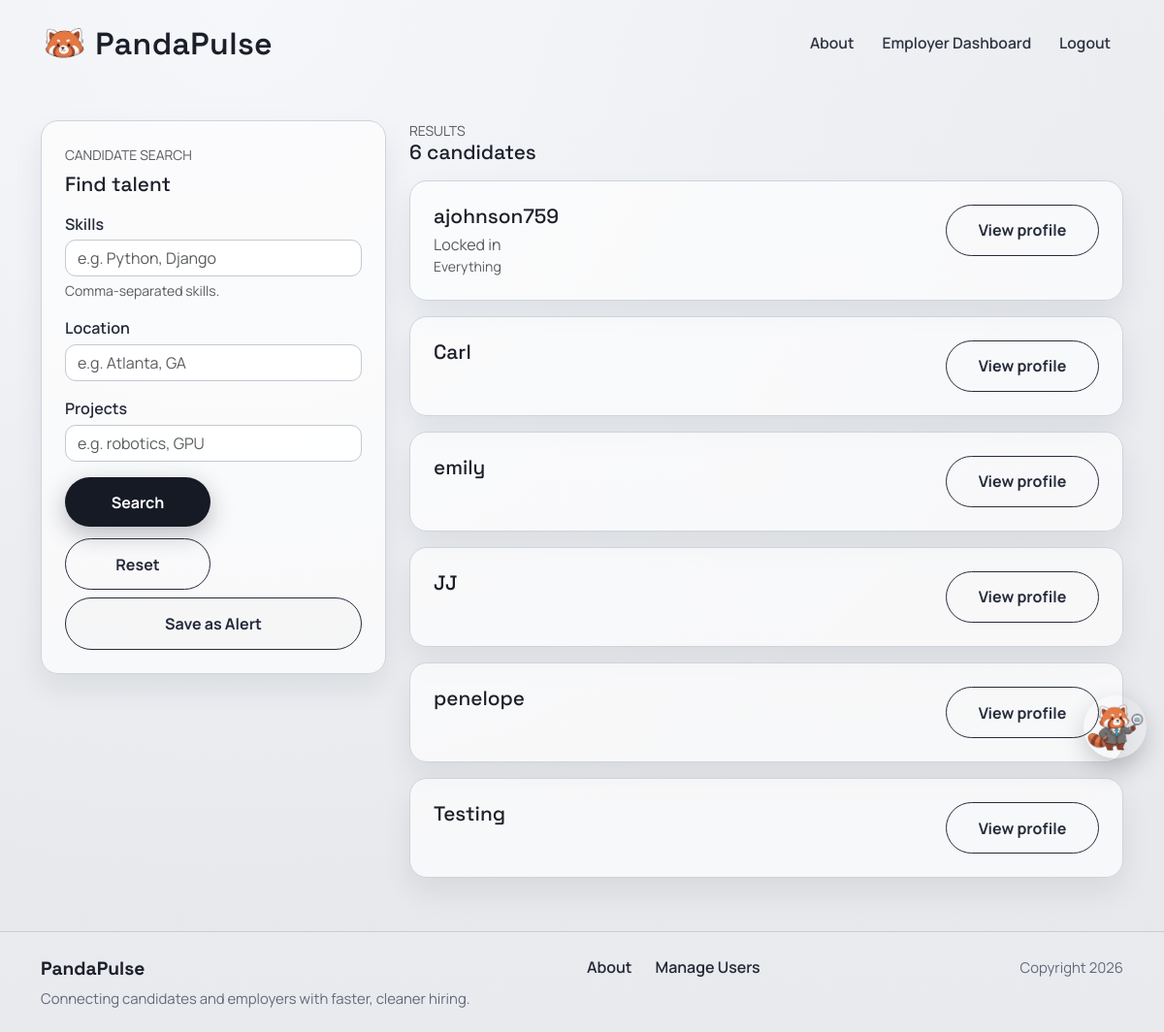
Page /accounts/candidates/ (signed in) on the earlier database version.
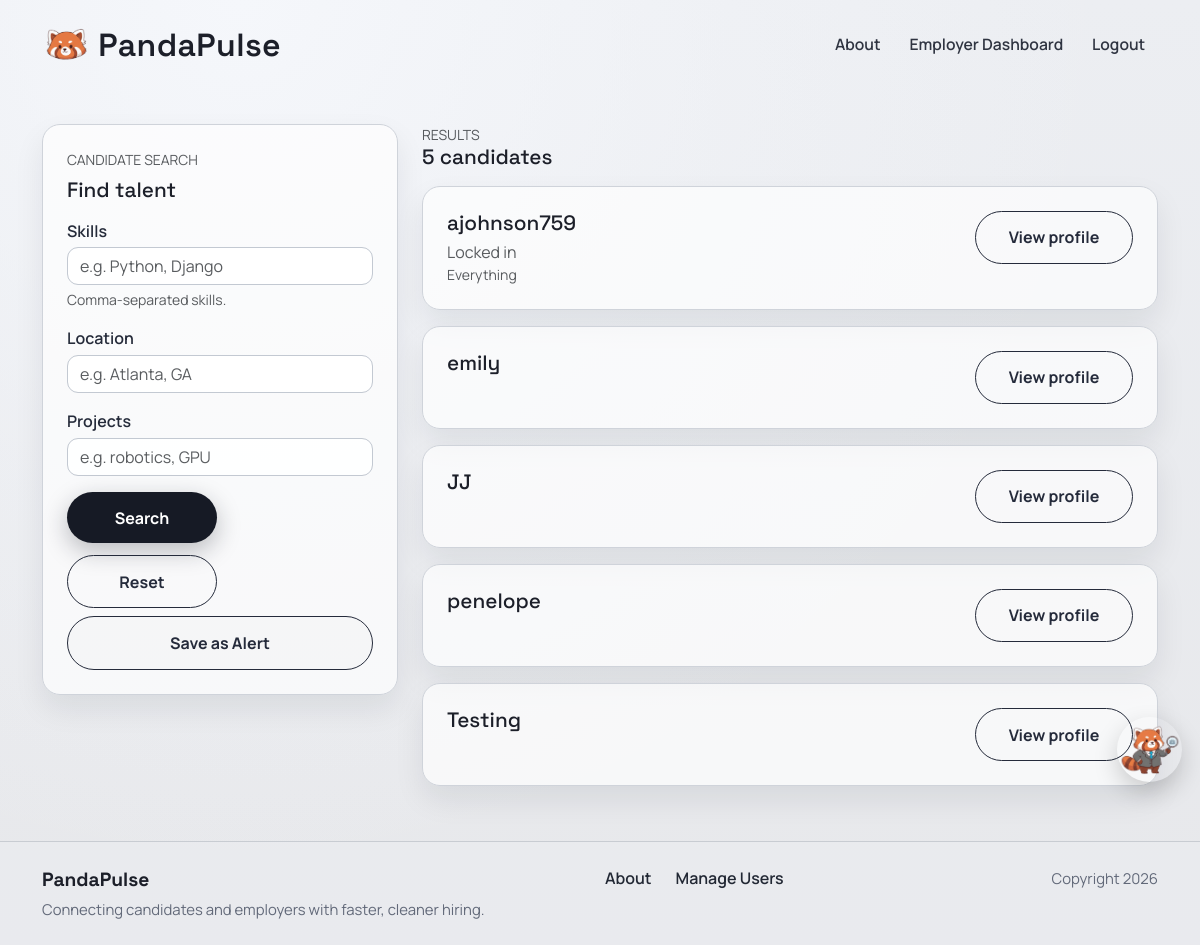
Same page on the later database version.
### accounts/models.py (models this page shows, shortened)
class Profile(models.Model):
    class AccountType(models.TextChoices):
        APPLICANT = "APPLICANT", "Job Applicant"
        EMPLOYER = "EMPLOYER", "Employer"
    user = models.OneToOneField(settings.AUTH_USER_MODEL, on_delete=models.CASCADE, related_name="profile")
    account_type = models.CharField(
        max_length=20,
        choices=AccountType.choices,
        default=AccountType.APPLICANT
    )
    profile_picture = models.ImageField(
        upload_to="profile_pics/",
        blank=True,
        null=True
    )
    headline = models.CharField(max_length=120, blank=True)
    skills = models.CharField(max_length=300, blank=True)
    education = models.TextField(blank=True)
    work_experience = models.TextField(blank=True)
    location = models.CharField(max_length=120, blank=True)
    projects = models.TextField(blank=True)
    company_name = models.CharField(max_length=120, blank=True)
    company_website = models.URLField(blank=True)
    company_description = models.TextField(blank=True)
    visible_to_recruiters = models.BooleanField(
        default=True,
        help_text="Allow recruiters to view your profile."
    )
    show_headline = models.BooleanField(default=True)
    show_skills = models.BooleanField(default=True)
    show_education = models.BooleanField(default=True)
    show_work_experience = models.BooleanField(default=True)
    show_links = models.BooleanField(default=True)
    hide_email_from_employers = models.BooleanField(default=False)
    created_at = models.DateTimeField(auto_now_add=True)
    @property
    def location_city_state(self):
        raw = (self.location or "").strip()
        if not raw:
            return ""

### accounts/views.py (the view)
# urls.py: path("candidates/", views.candidate_search, name="accounts.candidate_search"),
@login_required
def candidate_search(request):
    if not _is_employer(request.user):
        return HttpResponseForbidden("Only employers can access candidate search.")
    qs = Profile.objects.filter(
        account_type=Profile.AccountType.APPLICANT,
        visible_to_recruiters=True,
    ).select_related("user").order_by("user__username")
    skills = request.GET.get("skills", "").strip()
    location = request.GET.get("location", "").strip()
    projects = request.GET.get("projects", "").strip()
    if skills:
        for t in [t.strip() for t in skills.split(",") if t.strip()]:
            qs = qs.filter(skills__icontains=t)
    if location:
        qs = qs.filter(location__icontains=location)
    if projects:
        qs = qs.filter(Q(projects__icontains=projects) | Q(headline__icontains=projects))
    candidates = list(qs)
    def _skill_set(raw_value):
        if not raw_value:
            return set()
        return {token.strip().lower() for token in raw_value.split(",") if token.strip()}
    employer_jobs = list(
        JobPost.objects.filter(owner=request.user)
        .only("title", "skills", "created_at")
        .order_by("-created_at")
    )
    job_skill_sets = [(job, _skill_set(job.skills)) for job in employer_jobs]
    for candidate in candidates:
        best_job = None
        best_score = 0
        candidate_skills = _skill_set(candidate.skills)
        for job, job_skills in job_skill_sets:
            score = len(candidate_skills.intersection(job_skills))
            if score > best_score:
                best_job = job
                best_score = score
        candidate.has_skill_match = best_job is not None
        candidate.matched_job_title = best_job.title if best_job else ""
    candidates.sort(key=lambda c: (not c.has_skill_match, c.user.username.lower()))
    return render(
        request,
        "accounts/candidate_search.html",
        {"template_data": {"title": "Candidate Search", "candidates": candidates, "filters": {"skills": skills, "location": location, "projects": projects}}},
    )

### accounts/context_processors.py (called while the page is built)
def can_post_job(request):
    if not request.user.is_authenticated:
        return {"can_post_job": False}
    is_employer = Profile.objects.filter(
        user=request.user,
        account_type=Profile.AccountType.EMPLOYER,
    ).exists()
    return {"can_post_job": is_employer}

### accounts/views.py (called while the page is built)
def _is_employer(user):
    return Profile.objects.filter(
        user=user,
        account_type=Profile.AccountType.EMPLOYER,
    ).exists()

### accounts/templates/accounts/candidate_search.html (shortened to what this page needs)
{% extends 'base.html' %}
{% block content %}
<section class="page-shell">
  <div class="container">
    <div class="row g-4">
      <div class="col-lg-4">
        <div class="surface-card">
          <div class="text-uppercase text-muted small mb-2">Candidate search</div>
          <h2 class="surface-title mb-3">Find talent</h2>
          <form method="get" id="searchForm" class="vstack gap-3">
            <div>
              <label class="form-label">Skills</label>
              <input type="text" name="skills" class="form-control" placeholder="e.g. Python, Django" value="{{ template_data.filters.skills }}">
              <div class="form-text">Comma-separated skills.</div>
            </div>
            <div>
              <label class="form-label">Location</label>
              <input type="text" name="location" class="form-control" placeholder="e.g. Atlanta, GA" value="{{ template_data.filters.location }}">
            </div>
            <div>
              <label class="form-label">Projects</label>
              <input type="text" name="projects" class="form-control" placeholder="e.g. robotics, GPU" value="{{ template_data.filters.projects }}">
            </div>
            <div class="vstack gap-2">
              <div class="form-actions">
                <button type="submit" class="primary-btn border-0">Search</button>
                <a href="{% url 'accounts.candidate_search' %}" class="secondary-btn">Reset</a>
              </div>
              <button type="button" id="saveAlertTrigger" class="secondary-btn w-100" data-bs-toggle="modal" data-bs-target="#saveSearchModal">
                Save as Alert
              </button>
            </div>
          </form>
        </div>
      </div>
      <div class="col-lg-8">
        <div class="d-flex align-items-center justify-content-between mb-3">
          <div>
            <div class="text-uppercase text-muted small">Results</div>
            <h3 class="surface-title mb-0">{{ template_data.candidates|length }} candidates</h3>
          </div>
        </div>
        {% if template_data.candidates %}
          <div class="vstack gap-3">
            {% for p in template_data.candidates %}
              <div class="surface-card">
                <div class="d-flex justify-content-between flex-wrap gap-2">
                  <div>
                    <h4 class="surface-title mb-1">{{ p.user.username }}</h4>
                    {% if p.headline %}<div class="text-muted">{{ p.headline }}</div>{% endif %}
                    {% if p.skills %}<div class="small text-muted">{{ p.skills }}</div>{% endif %}
                  </div>
                  <div class="text-end">
                    <a class="secondary-btn" href="{% url 'accounts.public_profile' p.user.username %}">View profile</a>
                  </div>
                </div>
              </div>
            {% endfor %}
          </div>
        {% else %}
          <div class="surface-card p-5 text-center">
            <h4 class="surface-title mb-2">No matching candidates</h4>
            <p class="text-muted mb-0">Try widening your filters.</p>
          </div>
        {% endif %}
      </div>
    </div>
  </div>
</section>
{% endblock content %}

Differences in the rows shown:
removed Profile: user.username "Carl"
Other differences:
{{ template_data.candidates|length }}: "6" → "5"
